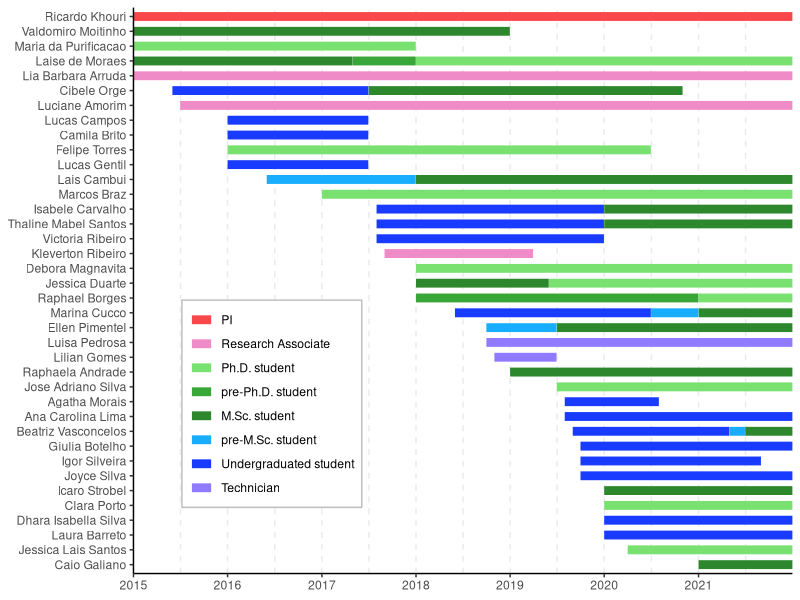

Here is the R script that generated this plot:
#install.packages("tidyverse")

library(tidyverse)

rm(list = ls())
getwd()

gantt <- read.csv("gantt_khourious.csv", h=T)

acts <- c("Ricardo Khouri", "Valdomiro Moitinho", "Maria da Purificacao", "Laise de Moraes", "Lia Barbara Arruda", "Cibele Orge", "Luciane Amorim", "Lucas Campos", "Camila Brito", "Felipe Torres", "Lucas Gentil", "Lais Cambui", "Marcos Braz", "Isabele Carvalho", "Thaline Mabel Santos", "Victoria Ribeiro", "Kleverton Ribeiro", "Debora Magnavita", "Jessica Duarte", "Raphael Borges", "Marina Cucco", "Ellen Pimentel", "Luisa Pedrosa", "Lilian Gomes", "Raphaela Andrade", "Jose Adriano Silva", "Agatha Morais", "Ana Carolina Lima", "Beatriz Vasconcelos", "Giulia Botelho", "Igor Silveira", "Joyce Silva", "Icaro Strobel", "Clara Porto", "Dhara Isabella Silva", "Laura Barreto", "Jessica Lais Santos", "Caio Galiano")

els <- c("PI", "Research Associate", "Ph.D. student", "pre-Ph.D. student", "M.Sc. student", "pre-M.Sc. student", "Undergraduated student", "Technician")

g.gantt <- gather(gantt, "state", "date", 4:5) %>% mutate(date = as.Date(date, "%Y.%m.%d"), a2=factor(a2, acts[length(acts):1]), a3=factor(a3, els))

actcols <- c( "#fa4749", "#ef8cc8", "#79e16f", "#39a638", "#2c872d", "#19adff", "#193bff", "#907aff")

ggplot(g.gantt, aes(date, a2, colour = a3)) +
  geom_line(size = 3) +
  scale_color_manual(values=actcols) +
  theme_classic() +
  scale_x_date(limits = c(as.Date("2015-01-01"), NA), expand = c(0,0), breaks = "1 year", date_labels = "%Y") +
  theme(panel.grid.major.y = element_blank(),
        panel.grid.major.x = element_line(linetype="dashed", size=0.5),
        panel.grid.minor = element_line(linetype="dashed", size=0.5),
        axis.line = element_line(colour = "black"),
        legend.position = c(0.21, 0.3),
        legend.title = element_blank(),
        legend.background = element_rect(size=0.5, linetype="solid", colour="grey")) +
  labs(x=NULL, y=NULL)

ggsave("gantt_khourious.pdf")
ggsave("gantt_khourious.png")
